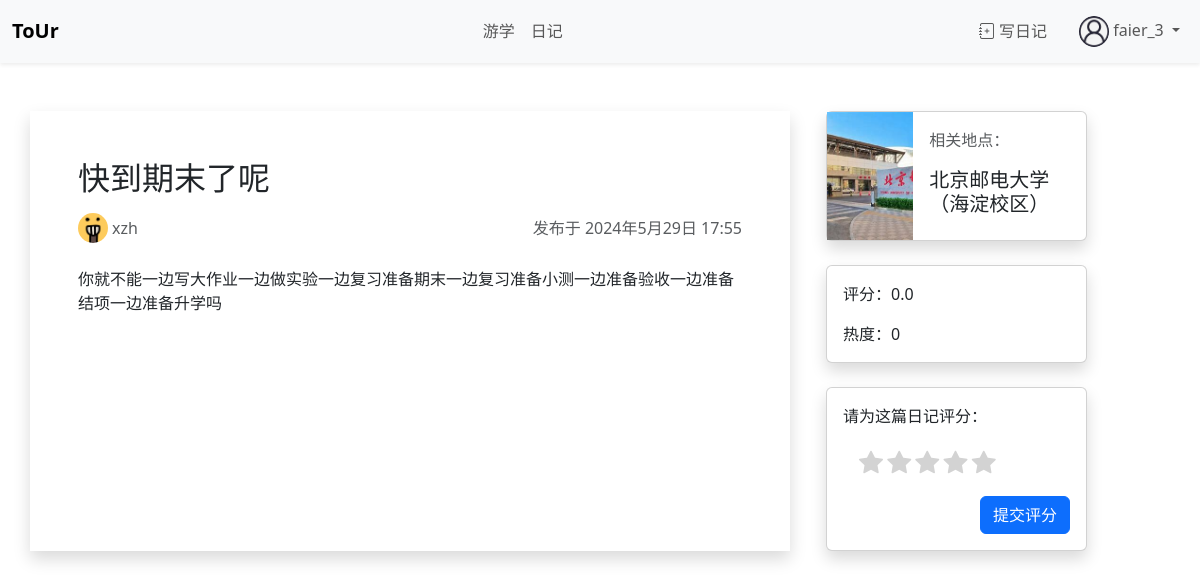
Page /diary/2/ (signed in) on the committed database.
### account/models.py (models this page shows, shortened)
class CustomUser(AbstractUser):
    interests = models.ManyToManyField(Category)
    avatar = models.ImageField(upload_to=user_avatar_path, blank=True, null=True)

### diary/models.py (models this page shows, shortened)
class Diary(models.Model):
    author = models.ForeignKey(User, on_delete=models.SET_NULL, null=True)
    pub_time = models.DateTimeField(default=timezone.now, blank=True)
    title = models.CharField(max_length=100)
    content = models.TextField()
    popularity = models.IntegerField(default=0, blank=True)
    rating = models.DecimalField(max_digits=2, decimal_places=1, default=0, blank=True, validators=[
            MinValueValidator(0, message="Rating must be at least 0"),
            MaxValueValidator(5, message="Rating cannot be greater than 5"),
        ])
    location = models.ForeignKey(Destination, on_delete=models.PROTECT)

### travel/models.py (models this page shows, shortened)
class Destination(models.Model):
    name = models.CharField(max_length=50, unique=True)
    type = models.CharField(max_length=1, choices={('s', '景区'), ('u','学校')}, default='s')
    province = models.CharField(max_length=15)
    city = models.CharField(max_length=15)
    description = models.TextField(blank=True)
    image = models.ImageField(upload_to=dest_pic_path, blank=True, null=True)
    popularity = models.IntegerField(default=0, blank=True)
    rating = models.DecimalField(max_digits=2, decimal_places=1, default=0, blank=True, validators=[
            MinValueValidator(0, message="Rating must be at least 0"),
            MaxValueValidator(5, message="Rating cannot be greater than 5"),
        ])
    tags = models.ManyToManyField(Category)
    mapjson = models.TextField(default='{}', help_text="请粘贴地图的json文字") # 存储地图的json文件

### diary/views.py (the view)
# urls.py: path("<int:diary_id>/", views.detail, name="detail"),
def detail(request, diary_id):
    diary = get_object_or_404(Diary, pk=diary_id)
    default_avatar_url = static("img/default_avatar.jpg")
    context = {
        'diary': diary,
        'default_avatar_url': default_avatar_url,
    }
    return render(request, 'diary/detail.html', context)

### template/diary/detail.html (shortened to what this page needs)
{% extends 'base.html' %}
{% block mainbody %}
<div class="container mt-5">
    <div class="row gap-4">
        <div class="col-md-8 shadow p-5 ">
            <h2>{{ diary.title }}</h2>
            <div class="d-flex align-items-center mb-4 mt-3">
                {% include 'user_avatar.html' with size=30 user=diary.author%}
                <span class="card-text text-muted ms-1">{{ diary.author.username }}</span>
                <span class="card-text text-muted ms-auto">发布于 {{ diary.pub_time }}</span>
            </div>
            <p style="white-space: pre-line;">{{ diary.content }}</p>
        </div>
        <div class="col-md-3">
            <a href="{% url 'travel:detail' diary.location.pk %}"style="color: inherit; text-decoration: none;">
                <div class="card mb-4 shadow ">
                    <div class="row g-0">
                        <div class="col-md-4">
                            {% if diary.location.image %}
                            <img src="{{ diary.location.image.url }}" class="img-fluid" alt="游学地图片" style="height: 100%; width: 100%; object-fit: cover;">
                            {% else %}
                            <img src="https://moreishmarketing.com/app/uploads/2020/09/img_placeholder_1024x768.jpg" class="img-fluid" alt="游学地默认图片" style="height: 100%; width: 100%; object-fit: cover;">
                            {% endif %}
                        </div>
                        <div class="col-md-8">
                            <div class="card-body">
                                <p class="card-text text-muted ">相关地点：</p>
                                <h5 class="card-title">{{ diary.location.name }}</h5>
                            </div>
                        </div>
                    </div>
                </div>
            </a>
            <div class="card shadow mb-4">
                <div class="card-body">
                    <p class="card-text ">评分：{{ diary.rating }}</p>
                    <p class="card-text">热度：{{ diary.popularity }}</p>
                </div>
            </div>
            <div class="card shadow">
                <div class="card-body">
                    <p class="card-title ">请为这篇日记评分：</p>
                    <div id="rating" class="m-3 ">
                        <i class="bi bi-star-fill star" style="color: lightgray; cursor: pointer; font-size: 24px;"></i>
                        <i class="bi bi-star-fill star" style="color: lightgray; cursor: pointer; font-size: 24px;"></i>
                        <i class="bi bi-star-fill star" style="color: lightgray; cursor: pointer; font-size: 24px;"></i>
                        <i class="bi bi-star-fill star" style="color: lightgray; cursor: pointer; font-size: 24px;"></i>
                        <i class="bi bi-star-fill star" style="color: lightgray; cursor: pointer; font-size: 24px;"></i>
                    </div>
                    <div class="d-flex"><button class="btn btn-primary ms-auto" onclick="submitRating()">提交评分</button></div>
                </div>
            </div>
        </div>
    </div>
</div>
{% endblock %}

### template/base.html (shortened to what this page needs)
{% load static %}
<!DOCTYPE html>
<html lang="zh-CN">
<head>
    <link href="https://cdn.jsdelivr.net/npm/bootstrap@5.3.3/dist/css/bootstrap.min.css" rel="stylesheet">
    <link href="https://cdn.jsdelivr.net/npm/bootstrap-icons/font/bootstrap-icons.css" rel="stylesheet">
    <link rel="stylesheet" href="{% static 'css/my_style.css' %}">
</head>
<body>
  <nav class="navbar navbar-expand navbar-light bg-light shadow-sm sticky-top " style="z-index: 10;">
    <div class="container-fluid">
      <a class="navbar-brand fw-bold" href="{% url 'travel:index' %}">ToUr</a>
      <ul class="navbar-nav mx-auto">
        <li class="nav-item">
          <a class="nav-link" href="/travel/">游学</a>
        </li>
        <li class="nav-item">
          <a class="nav-link" href="/diary/">日记</a>
        </li>
      </ul>
      <ul class="navbar-nav">
        <li class="nav-item">
          <a class="nav-link" href="#" data-bs-toggle="modal" data-bs-target="#addDiaryModal">
            <i class="bi bi-journal-plus"></i> 写日记
          </a>
        </li>
      </ul>
      <ul class="navbar-nav ms-3">
        {% if user.is_authenticated %}
        <li class="nav-item dropdown">
          <a class="nav-link dropdown-toggle" href="#" id="navbarDropdownMenuLink" role="button" data-bs-toggle="dropdown" aria-expanded="false">
            {% include 'user_avatar.html' with size=30 user=user %}
            <span>{{ user.username }}</span>
          </a>
        </li>
        {% else %}
        <a href="{% url 'account:login' %}" class="text-primary text-decoration-none">登录</a>
        {% endif %}
      </ul>
    </div>
  </nav>
  {% block mainbody %}{% endblock %}
  </body>
</html>

### template/user_avatar.html
{% load static %}
<img src="
        {% if user.avatar%}
        {{ user.avatar.url }}
        {% else %}
        {% static 'img/default_avatar.jpg' %}
        {% endif %}
        " alt="用户头像" style="width: {{ size }}px; height: {{ size }}; border-radius: 50%; ">

### rows in the picture
CustomUser: username "faier_3"
Diary: title "快到期末了呢", author.username "xzh", pub_time "2024年5月29日 17:55", content "你就不能一边写大作业一边做实验一边复习准备期末一边复习准备小测一边准备验收一边准备结项一边准备升学吗", location.image (picture), location.name "北京邮电大学（海淀校区）", rating "0.0", popularity "0"
CustomUser: avatar (picture)
